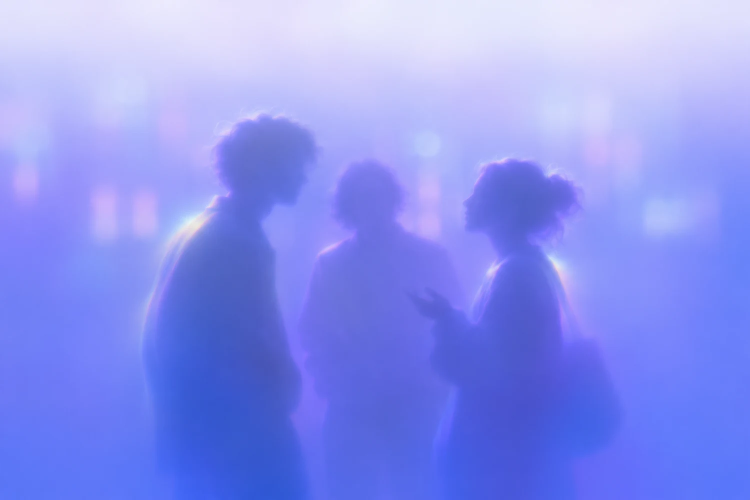
#> input picture brand/assets/hero.webp, 1500 x 1000 px (shown at 1/2 size)
$ python render-film.py
#> lines starting #> are read from the running program, lines starting #| are printed output that depends on the picture
### brand/source/export_assets.py
"""Build the SVG and PNG exports from the mark and local typefaces."""

import argparse
from base64 import b64encode
from html import escape
from pathlib import Path
import xml.etree.ElementTree as ET

import cairosvg
from fontTools.pens.svgPathPen import SVGPathPen
from fontTools.pens.transformPen import TransformPen
from fontTools.ttLib import TTFont

ROOT = Path(__file__).resolve().parents[1]
ASSETS = ROOT / "assets"
CANVAS = "#fcfcfd"
INK = "#1c2024"
NIGHT = "#111113"
LIGHT = "#edeef0"
NAMESPACE = "http://www.w3.org/2000/svg"


def mark_shapes():
    root = ET.parse(ROOT / "source/mark.svg").getroot()
    parts = []
    for child in root:
        tag = child.tag.removeprefix(f"{{{NAMESPACE}}}")
        attributes = " ".join(f'{key}="{escape(value)}"' for key, value in child.attrib.items())
        parts.append(f"<{tag} {attributes}/>")
    return parts


# [116 lines left out: functions word_path, svg, write_export, export_logos, export_square, export_story and 1 more, not called in this run]


# [2 lines that do not run on import are left out]

### brand/source/render-film.py
"""Render the portrait Plus One logo reveal. Requires FFmpeg and Pillow."""

from io import BytesIO
from pathlib import Path
import subprocess

import cairosvg
from PIL import Image, ImageDraw, ImageOps

import export_assets as export
ASSETS = Path(__file__).resolve().parents[1] / "assets"
WIDTH, HEIGHT = 1080, 1440
FPS, DURATION = 30, 4.2
BLUE = "#242854"
CANVAS = "#fcfcfd"


def ease(time, start, duration):
    position = max(0, min(1, (time - start) / duration))
    return position * position * (3 - 2 * position)


def layer(svg, size):
    png = cairosvg.svg2png(bytestring=svg.encode(), output_width=size)
    return Image.open(BytesIO(png)).convert("RGBA")


# [58 lines left out: functions paste_center, cut_artwork, build_frame, not called in this run]


def main():
    artwork = ImageOps.fit(Image.open(ASSETS / "hero.webp").convert("RGB"), (WIDTH, HEIGHT))
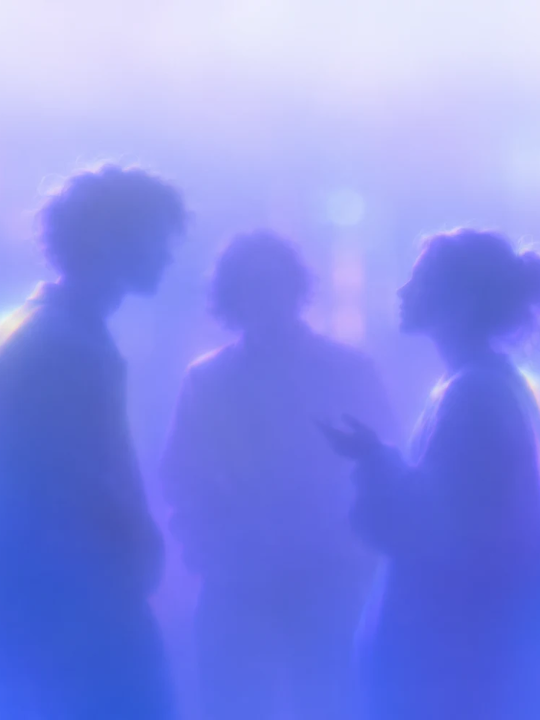
#> artwork: PIL image 1080x1440 RGB (shown at 1/2 size); mean R, G, B 131.1, 139.2, 232.9
    artwork = Image.blend(artwork, Image.new("RGB", artwork.size, BLUE), .39)
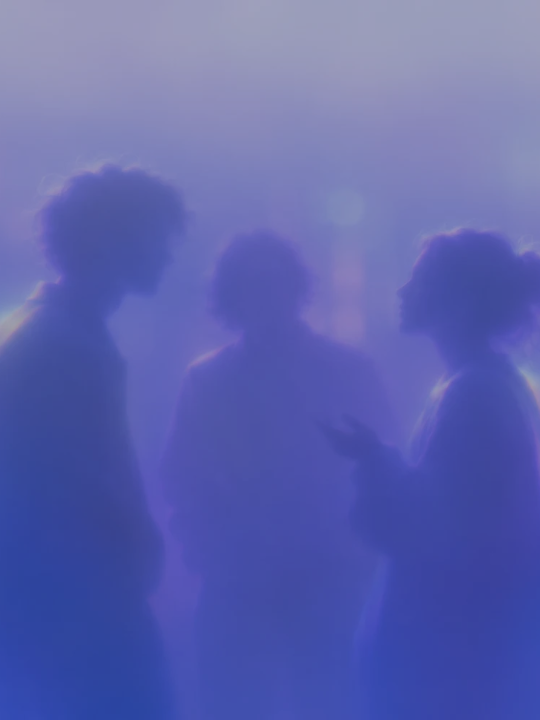
#> artwork: PIL image 1080x1440 RGB (shown at 1/2 size); mean R, G, B 93.5, 100, 174.3
    parts = [layer(export.svg(32, 32, "Mark piece", f'<g fill="{CANVAS}">{part}</g>'), 262)
             for part in export.mark_shapes()]
    lockup = layer((ASSETS / "logo-primary.svg").read_text(), 436)
    command = [
        "ffmpeg", "-y", "-hide_banner", "-loglevel", "error", "-f", "rawvideo",
        "-pixel_format", "rgb24", "-video_size", f"{WIDTH}x{HEIGHT}", "-framerate", str(FPS),
        "-i", "pipe:0", "-c:v", "libx264", "-crf", "18", "-pix_fmt", "yuv420p",
        "-movflags", "+faststart", str(ASSETS / "logo-reveal.mp4"),
    ]
    with subprocess.Popen(command, stdin=subprocess.PIPE) as encoder:
        for index in range(round(DURATION * FPS)):
            encoder.stdin.write(build_frame(index / FPS, artwork, parts, lockup).tobytes())
        encoder.stdin.close()
        if encoder.wait():
            raise SystemExit("FFmpeg failed to encode the logo film")
    build_frame(3.8, artwork, parts, lockup).save(ASSETS / "logo-reveal-poster.webp", quality=90)


if __name__ == "__main__":
#> (the run stopped early here; a loop or call above may not have finished)

$ run again, with brand/assets/city-berlin.webp copied over brand/assets/hero.webp
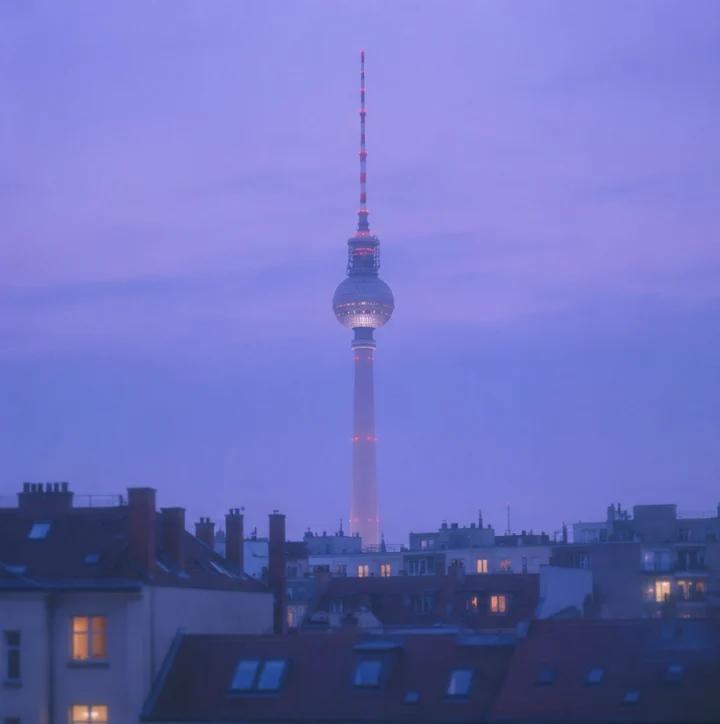
#> input picture brand/assets/city-berlin.webp, 720 x 724 px
#> in main, `artwork = ImageOps.fit(Image.open(ASSETS / "hero.webp").convert("RGB")..`:
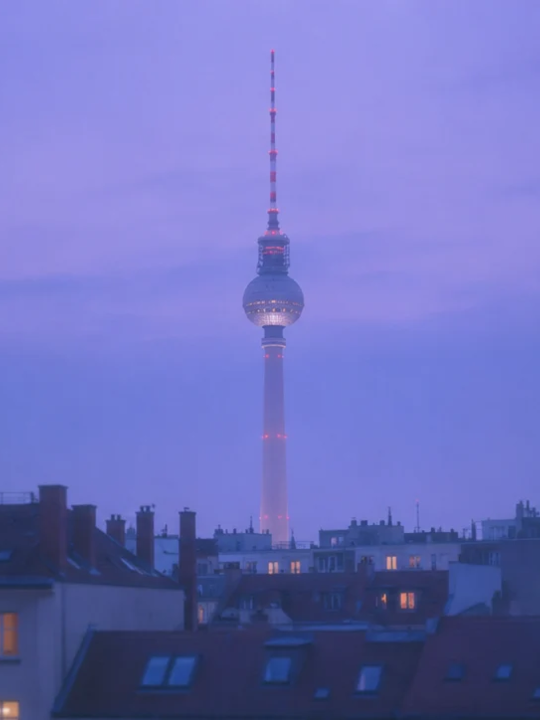
#> artwork: PIL image 1080x1440 RGB (shown at 1/2 size); mean R, G, B 110.6, 113.9, 189.4
#> in main, `artwork = Image.blend(artwork, Image.new("RGB", artwork.size, BLUE), ...`:
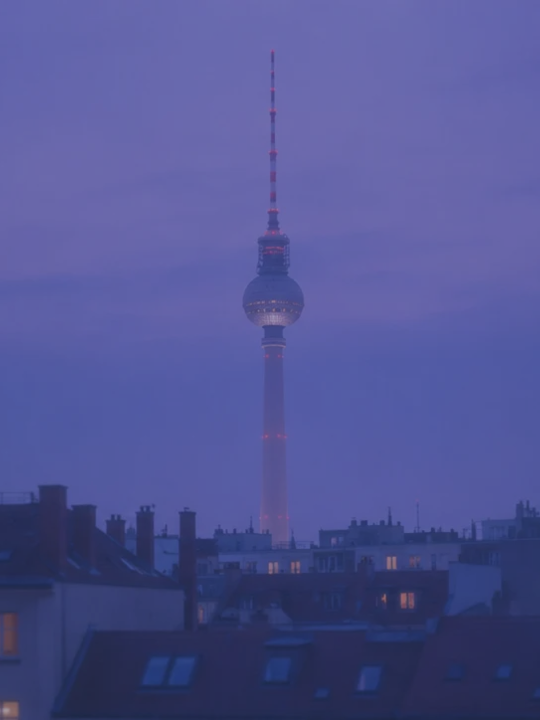
#> artwork: PIL image 1080x1440 RGB (shown at 1/2 size); mean R, G, B 81, 84.6, 147.8
